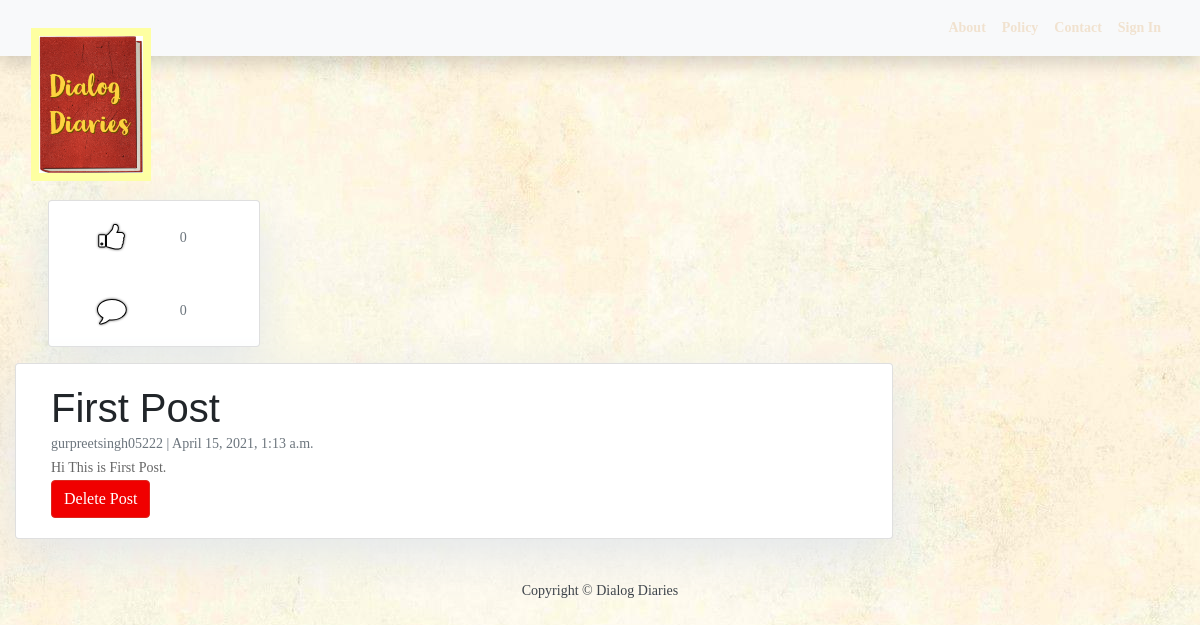
/first-post/, run on the app's committed database.
### blog/models.py (models this page shows, shortened)
class Post(models.Model):
    title = models.CharField(max_length=200, unique=True)
    slug = models.SlugField(max_length=200, unique=True)
    author = models.ForeignKey('auth.User', on_delete=models.CASCADE)
    updated_on = models.DateTimeField(auto_now=True)
    content = models.TextField()
    created_on = models.DateTimeField(auto_now_add=True)
    class Meta:
        ordering = ['-created_on']

### blog/views.py (the view)
# urls.py: path('<slug:slug>/', views.GetPostDetails.PostDetails, name='post_detail'),
    def PostDetails(request, slug):
        post = Post.objects.filter(slug=slug)[0]
        template = loader.get_template('post_detail.html')
        comment_count = Comment.objects.filter(post=post).count()
        like_count = Like.objects.filter(post=post).count()
        context = {'post': post, 'total_comments': comment_count, 'total_likes': like_count}
        return HttpResponse(template.render(context, request))

### templates/post_detail.html
{% extends 'base.html' %} {% block content %}
{% block sidebar %} {% include 'sidebar.html' %} {% endblock sidebar %}
<div class="margin-top container">
  <div>
    <div class="col-md-9 card mb-4  mt-3 left  top">
      <div class="card-body">
        <h1>{% block title %} {{ post.title }} {% endblock title %}</h1>
        <p class=" text-muted">{{ post.author }} | {{ post.created_on }}</p>
        <p class="card-text ">{{ post.content | safe }}</p>
        <a class="btn btn-danger" href="{% url 'post_remove' pk=post.pk %}">Delete Post</a>
      </div>
    </div>
  </div>
</div>
{% endblock content %}

### blog/static/css/index.css (style rules this page uses)
body { font-family: "Roboto", sans-serif; font-size: 18px; background-color: #fdfdfd; background: url('../images/backgroundPage.jpg'); }
.card { box-shadow: 0 16px 48px #E3E7EB; }

### blog/static/css/base.css (style rules this page uses)
body { font-size: 17px; background-color: #fdfdfd; }
.btn-danger { color: #fff; background-color: #f00000; border-color: #dc281e; }
.margin-top { margin-top: 10%; }

### blog/static/css/sign_in.css (style rules this page uses)
.card { display: inline-block; width: 100%; }

### blog/static/css/ContactCSS/main.css (style rules this page uses)
* { margin: 0px; padding: 0px; box-sizing: border-box; }
body, html { height: 100%; font-family: Poppins-Regular, sans-serif; }
a { font-family: Poppins-Regular; font-size: 14px; line-height: 1.7; color: #666666; margin: 0px; transition: all 0.4s; -webkit-transition: all 0.4s; -o-transition: all 0.4s; -moz-transition: all 0.4s; }
h1,h2,h3,h4,h5,h6 { margin: 0px; }
p { font-family: Poppins-Regular; font-size: 14px; line-height: 1.7; color: #666666; margin: 0px; }
.container { max-width: 1200px; }

### data on the page
Post: title "First Post", author "gurpreetsingh05222", created_on "April 15, 2021, 1:13 a.m.", content "Hi This is First Post."

### other printed values
{{ total_likes }} "0"
{{ total_comments }} "0"
